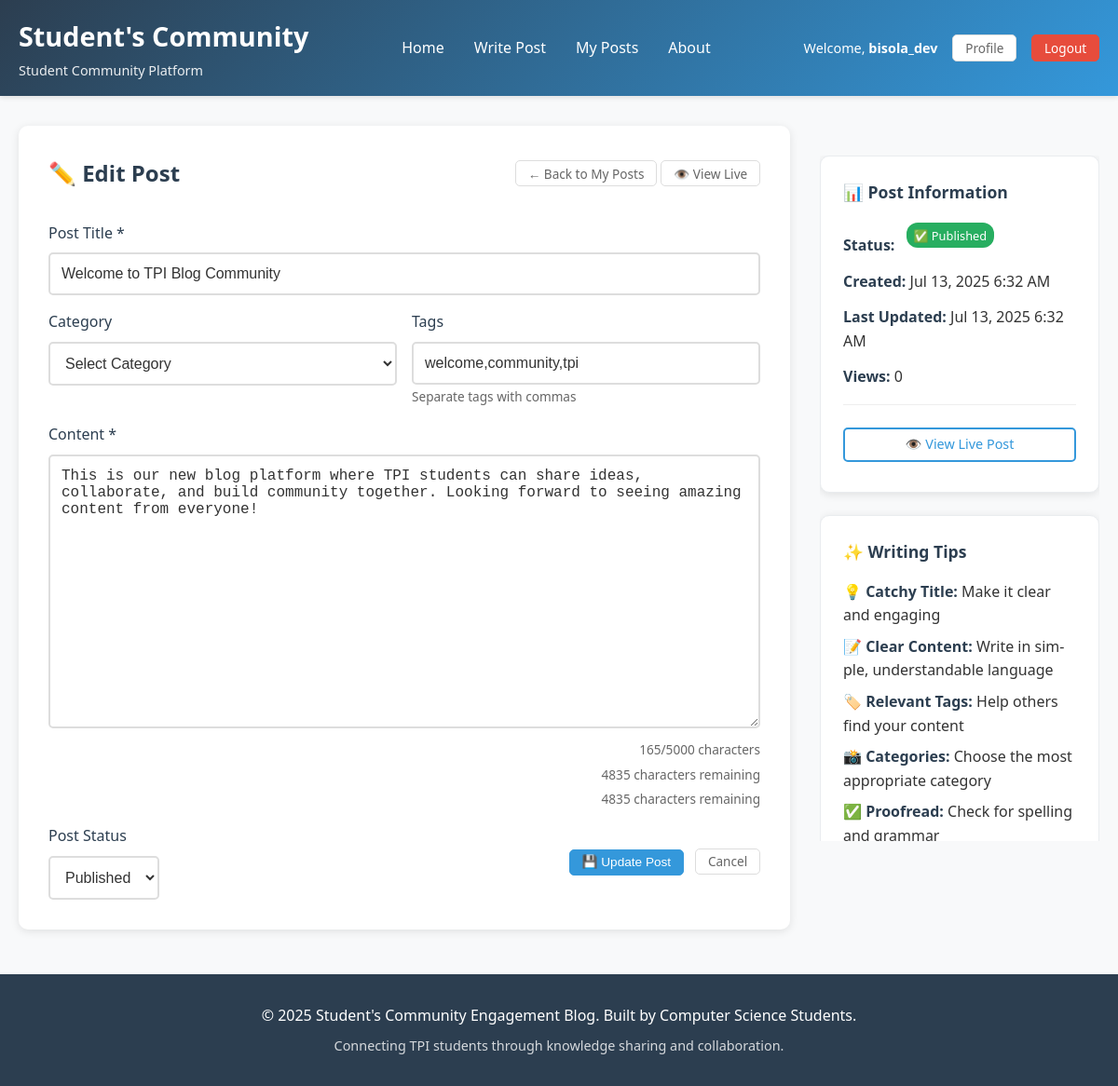
/edit_post.php?id=1 (signed in), run on the app's committed database.
### tables this page shows
CREATE TABLE posts (
    id INT AUTO_INCREMENT PRIMARY KEY,
    user_id INT NOT NULL,
    title VARCHAR(200) NOT NULL,
    content TEXT NOT NULL,
    category VARCHAR(50) DEFAULT 'General',
    tags VARCHAR(200),
    status ENUM('draft', 'published') DEFAULT 'published',
    views INT DEFAULT 0,
    created_at TIMESTAMP DEFAULT CURRENT_TIMESTAMP,
    updated_at TIMESTAMP DEFAULT CURRENT_TIMESTAMP ON UPDATE CURRENT_TIMESTAMP,
    FOREIGN KEY (user_id) REFERENCES users(id) ON DELETE CASCADE
);

### edit_post.php (the view, shortened to what this page needs)
<?php
require_once 'includes/header.php';
$post_id = isset($_GET['id']) ? intval($_GET['id']) : 0;
$database = new Database();
$db = $database->connect();
$current_user = getCurrentUser();
$post_query = "SELECT * FROM posts WHERE id = :post_id AND user_id = :user_id";
$post_stmt = $db->prepare($post_query);
$post_stmt->bindParam(':post_id', $post_id);
$post_stmt->bindParam(':user_id', $current_user['id']);
$post_stmt->execute();
$post = $post_stmt->fetch(PDO::FETCH_ASSOC);
?>
<div class="container">
    <div class="main-content" style="grid-template-columns: 1fr 300px;">
        <main class="content">
            <div style="display: flex; justify-content: space-between; align-items: center; margin-bottom: 2rem;">
                <h2 style="color: #2c3e50; margin: 0;">
                    ✏️ Edit Post
                </h2>
                <div>
                    <a href="my_posts.php" class="btn btn-secondary">← Back to My Posts</a>
                    <?php if ($post['status'] === 'published'): ?>
                        <a href="post.php?id=<?php echo $post['id']; ?>" class="btn btn-secondary">👁️ View Live</a>
                    <?php endif; ?>
                </div>
            </div>
            <form method="POST" action="">
                <div class="form-group">
                    <label for="title">Post Title *</label>
                    <input type="text" id="title" name="title" class="form-control"
                           value="<?php echo htmlspecialchars($post['title']); ?>"
                           placeholder="Enter an engaging title for your post" required>
                </div>
                <div style="display: grid; grid-template-columns: 1fr 1fr; gap: 1rem;">
                    <div class="form-group">
                        <label for="category">Category</label>
                        <select id="category" name="category" class="form-control">
                            <option value="">Select Category</option>
                        </select>
                    </div>
                    <div class="form-group">
                        <label for="tags">Tags</label>
                        <input type="text" id="tags" name="tags" class="form-control"
                               value="<?php echo htmlspecialchars($post['tags']); ?>"
                               placeholder="web development, php, mysql">
                        <small style="color: #666; font-size: 0.85rem;">Separate tags with commas</small>
                    </div>
                </div>
                <div class="form-group">
                    <label for="content">Content *</label>
                    <textarea id="content" name="content" class="form-control auto-expand"
                              rows="15" data-max-length="5000" required
                              placeholder="Share your thoughts, experiences, or knowledge with the TPI community..."><?php echo htmlspecialchars($post['content']); ?></textarea>
                </div>
                <div style="display: flex; gap: 1rem; justify-content: space-between; align-items: center;">
                    <div class="form-group" style="margin: 0;">
                        <label for="status">Post Status</label>
                        <select id="status" name="status" class="form-control" style="width: auto;">
                            <option value="published" <?php echo ($post['status'] == 'published') ? 'selected' : ''; ?>>Published</option>
                        </select>
                    </div>
                    <div>
                        <button type="submit" class="btn btn-primary">
                            💾 Update Post
                        </button>
                        <a href="my_posts.php" class="btn btn-secondary" style="margin-left: 0.5rem;">
                            Cancel
                        </a>
                    </div>
                </div>
            </form>
        </main>
        <aside class="sidebar">
            <div class="widget">
                <h3>📊 Post Information</h3>
                <div style="display: grid; gap: 0.8rem;">
                    <div>
                        <strong>Status:</strong>
                        <span class="category-badge" style="background: <?php echo $post['status'] === 'published' ? '#27ae60' : '#f39c12'; ?>; margin-left: 0.5rem;">
                            <?php echo $post['status'] === 'published' ? '✅ Published' : '📝 Draft'; ?>
                        </span>
                    </div>
                    <div>
                        <strong>Created:</strong> <?php echo date('M j, Y g:i A', strtotime($post['created_at'])); ?>
                    </div>
                    <div>
                        <strong>Last Updated:</strong> <?php echo date('M j, Y g:i A', strtotime($post['updated_at'])); ?>
                    </div>
                    <div>
                        <strong>Views:</strong> <?php echo number_format($post['views']); ?>
                    </div>
                </div>
                <?php if ($post['status'] === 'published'): ?>
                    <div style="margin-top: 1rem; padding-top: 1rem; border-top: 1px solid #eee;">
                        <a href="post.php?id=<?php echo $post['id']; ?>" class="btn btn-secondary" style="width: 100%; text-align: center;">
                            👁️ View Live Post
                        </a>
                    </div>
                <?php endif; ?>
            </div>
            <div class="widget">
                <h3>✨ Writing Tips</h3>
                <ul style="list-style: none; padding: 0;">
                    <li style="margin-bottom: 0.5rem;">💡 <strong>Catchy Title:</strong> Make it clear and engaging</li>
                    <li style="margin-bottom: 0.5rem;">📝 <strong>Clear Content:</strong> Write in simple, understandable language</li>
                    <li style="margin-bottom: 0.5rem;">🏷️ <strong>Relevant Tags:</strong> Help others find your content</li>
                    <li style="margin-bottom: 0.5rem;">📸 <strong>Categories:</strong> Choose the most appropriate category</li>
                    <li>✅ <strong>Proofread:</strong> Check for spelling and grammar</li>
                </ul>
            </div>
        </aside>
    </div>
</div>
<?php require_once 'includes/footer.php'; ?>

### data on the page
posts: title "Welcome to TPI Blog Community", tags "welcome,community,tpi", content "This is our new blog platform where TPI students can share ideas, collaborate, and build community together. Looking forward to seeing amazing content from everyone!", status "Published", created_at "Jul 13, 2025 6:32 AM", updated_at "Jul 13, 2025 6:32 AM", views "0"

### other printed values
$user['username'] "bisola_dev"
